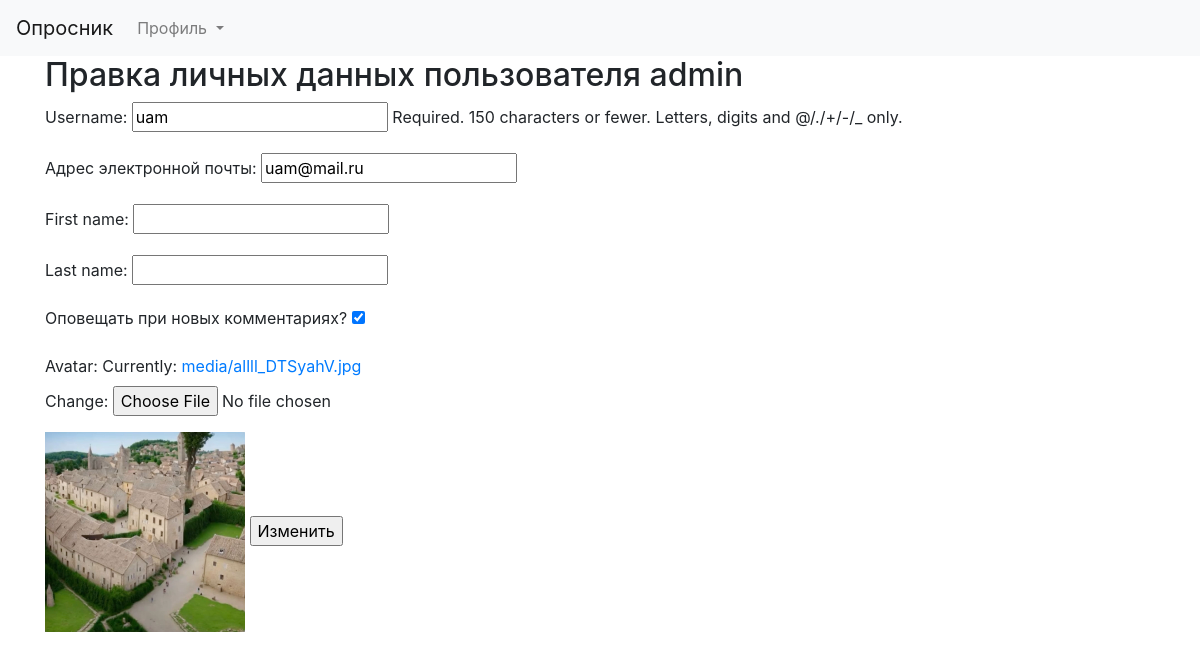
/accounts/profile/5/change/ (signed in), run on the app's committed database.
### app/models.py (models this page shows, shortened)
class AdvUser(AbstractUser):
    is_activated = models.BooleanField(default=True, db_index=True,
                                       verbose_name='Прошел активацию?')
    send_messages = models.BooleanField(default=True,
                                        verbose_name='Оповещать при новых комментариях?')
    avatar = models.ImageField(upload_to='media', blank=False, null=False)
    class Meta(AbstractUser.Meta):
        pass

### app/views.py (the view)
# urls.py: path('accounts/profile/<int:pk>/change/', ChangeUserInfoView.as_view(), name='profile_change'),
class ChangeUserInfoView(SuccessMessageMixin, LoginRequiredMixin,
                         UpdateView):
    model = AdvUser
    template_name = 'main/change_user_info.html'
    form_class = ChangeUserInfoForm
    success_url = reverse_lazy('app:index')
    success_message = 'Личные данные пользователя изменены'

### app/forms.py
class ChangeUserInfoForm(forms.ModelForm):
    email = forms.EmailField(required=True,
                             label='Адрес электронной почты')
    class Meta:
        model = AdvUser
        fields = ('username', 'email', 'first_name', 'last_name',
                  'send_messages', 'avatar')

### app/templates/main/change_user_info.html (shortened to what this page needs)
{% extends 'layout/basic.html' %}
{% load static %}
{% block content %}
   <h2>Правка личных данных пользователя {{ user.username }}</h2>
   <form method="post" enctype="multipart/form-data">
       {{form.as_p}}
       {% if user.avatar %}
       <img src="{{ user.avatar.url }}" alt="Аватар отсутствует" width="200px">
       {% endif %}
       <input type="submit" value="Изменить">
   </form>
{% endblock %}

### data on the page
AdvUser: username "admin", avatar (picture)
AdvUser: username "uam", email "uam@mail.ru", send_messages "☑"
